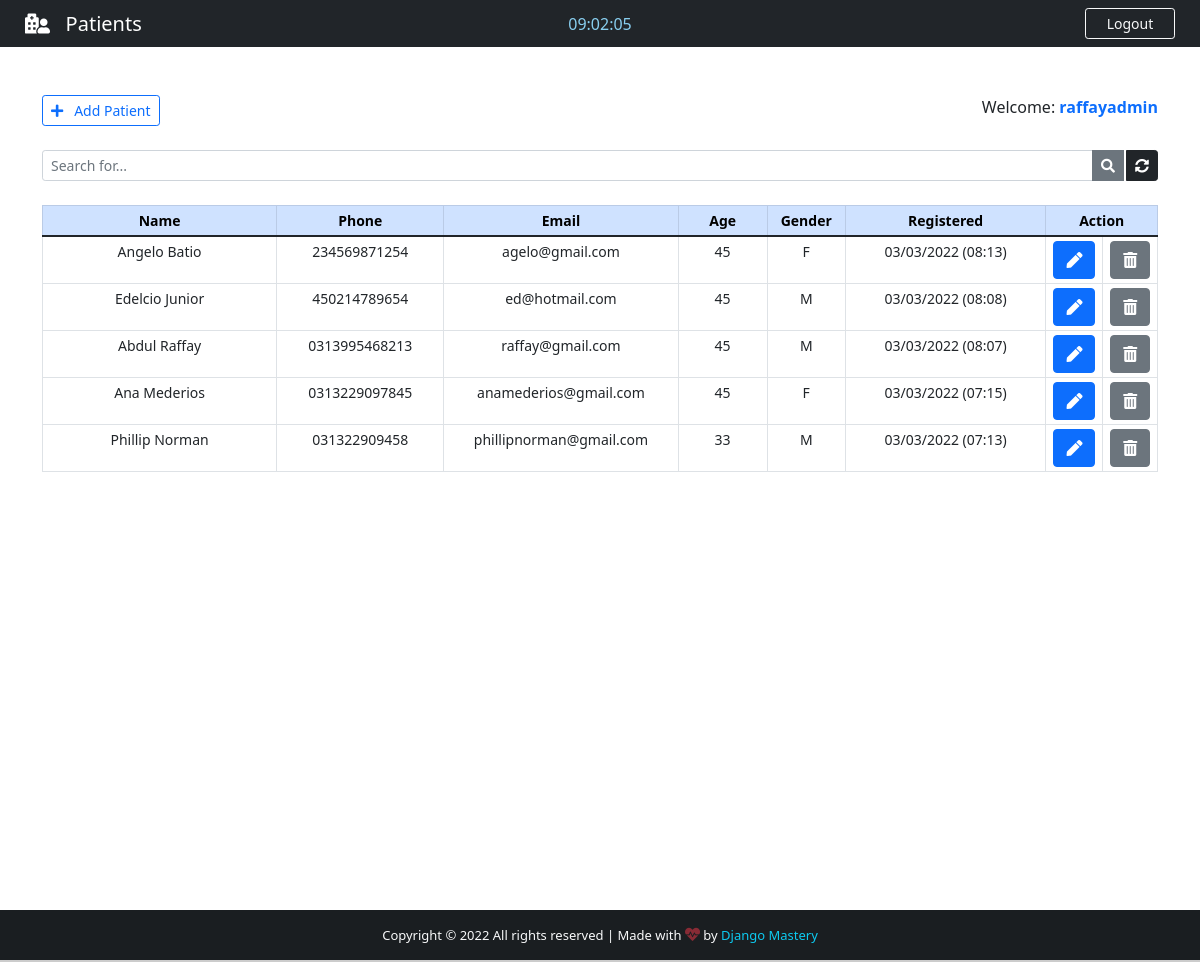
The app's page /backend/ (signed in), older data.
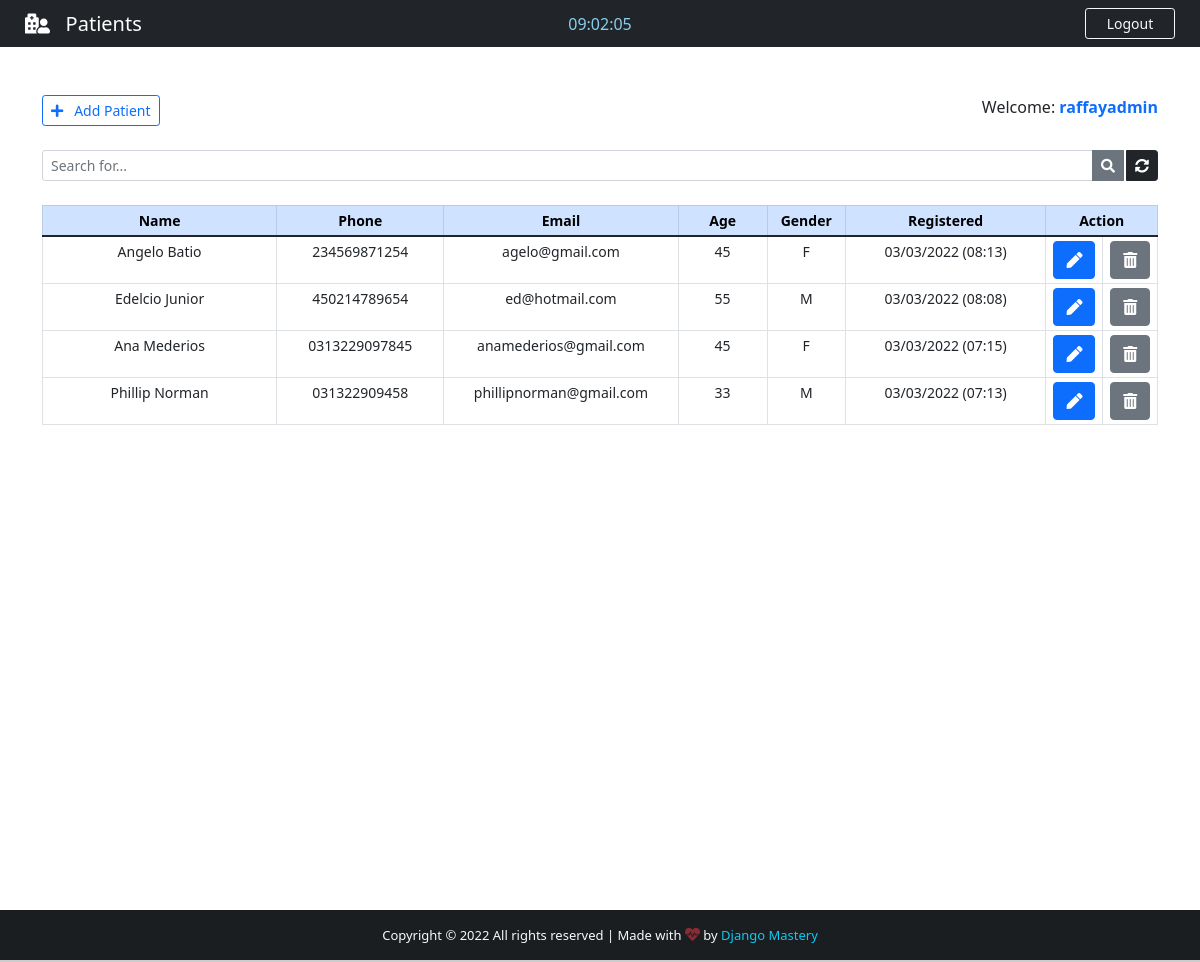
The same page, newer data.
### App/models.py (models this page shows, shortened)
class Patient(models.Model):
    GENDER = (
        ('M', 'M'),
        ('F', 'F'),
    )
    id = models.IntegerField(primary_key=True)
    name = models.CharField(max_length=40)
    phone = models.CharField(max_length=20)
    email = models.CharField(max_length=40)
    age = models.CharField(max_length=3)
    gender = models.CharField(max_length=1, null=True, choices=GENDER)
    note = models.TextField(blank=True)
    created_at = models.DateTimeField(auto_now_add=True)

### App/views.py (the view)
# urls.py: path('backend/', views.backend, name='backend'),
@cache_control(no_cache = True, must_validate = True, no_store = True)
@login_required(login_url='login')
def backend(request):
    if 'q' in request.GET:
        q = request.GET['q']
        all_patient_list = Patient.objects.filter(
            Q(name__icontains=q) | Q(phone__icontains=q) | Q(email__icontains=q) | Q(age__icontains=q) |  Q(gender__icontains=q) |   Q(note__icontains=q)
        ).order_by('-created_at')
    else:
        all_patient_list = Patient.objects.all().order_by('-created_at')
    paginator = Paginator(all_patient_list, 10)
    page = request.GET.get('page')
    all_patient = paginator.get_page(page)
    return render(request, 'backend.html', {"patients": all_patient})

### App/templates/backend.html (shortened to what this page needs)
{% extends 'base.html' %}
{% load static %}
{% block nav-content %}
<i class="fas fa-hospital-user"></i>&nbsp;&nbsp; Patients
{% endblock nav-content %}
{% block time %}
<div class="col-sm">
<center>
    <span id="clock" style="color: #89cff0;"></span>
</center>
</div>
{% endblock time %}
    {% block btn-nav %}
    <a class="btn btn-outline-danger btn-sm border-light text-light" id="btn-nav" data-bs-toggle="modal" data-bs-target="#logoutModal">Logout</a>
    {% endblock btn-nav %}
{% block content %}
<div class="container">
    <br><br>
    <div class="d-flex justify-content-between">
        <a id="add-patient" href="{% url 'add_patient' %}" class="btn btn-outline-primary btn-sm"><i class="fas fa-plus"></i>&nbsp;&nbsp; Add Patient</a>
        <span class="welcome">
            Welcome: <strong><span class="text-primary">{{ user.get_username }}</span></strong>
        </span>
    </div>
    <form action="">
        <div class="input-group input-group-sm mb-3 mt-4">
            <input type="text" name="q" class="form-control" placeholder="Search for..." value="{{ request.GET.q }}">
            <button class="btn btn-secondary"><i class="fas fa-search"></i></button>
            <a href="{% url 'backend' %}" class="btn btn-dark" style="margin-left: 2px;"><i class="fas fa-sync-alt"></i></a>
        </div>
    </form>
    <center>
        <table class="table table-bordered table-sm mt-4" style="text-align: center; font-size:14px;">
            <thead class="table-primary">
                <tr>
                    <th style="width: 21%">Name</th>
                    <th style="width: 15%">Phone</th>
                    <th style="width: 21%">Email</th>
                    <th style="width: 8%">Age</th>
                    <th style="width: 7%">Gender</th>
                    <th style="width: 18%">Registered</th>
                    <th style="width: 10%" colspan="2">Action</th>
                </tr>
            </thead>
            {% for patient in patients %}
            <tr class="txt-sm" id="chk_td">
                <td data-label="Name" id="top-table">{{ patient.name }}</td>
                <td data-label="Phone" id="responsive-border">{{ patient.phone }}</td>
                <td data-label="Email" id="responsive-border">{{ patient.email }}</td>
                <td data-label="Age" id="responsive-border">{{ patient.age }}</td>
                <td data-label="Gender" id="responsive-border">{{ patient.gender }}</td>
                <td data-label="Registered" id="responsive-border">{{ patient.created_at | date:'m/d/Y (H:i)' }}</td>
                <td>
                    <a href="{% url 'patient' patient.id %}" class="btn-action btn btn-primary" title="Edit Patient">
                        <i class="fas fa-pen"></i>
                    </a>
                </td>
                <td>
                    <a class="btn-action btn btn-secondary" title="Delete patient" data-bs-toggle="modal" data-bs-target="#deleteModal{{ patient.pk }}">
                        <i class="fas fa-trash-alt"></i>
                    </a>
                </td>
            </tr>
            {% endfor %}
        </table>
    </center>
</div>
{% endblock %}

Row changes from the older to the newer data that the page shows:
removed Patient: name "Abdul Raffay", phone "0313995468213", email "raffay@gmail.com", age "45", gender "M", created_at "03/03/2022 (08:07)"
changed Patient "Edelcio Junior": age "45" → "55"
